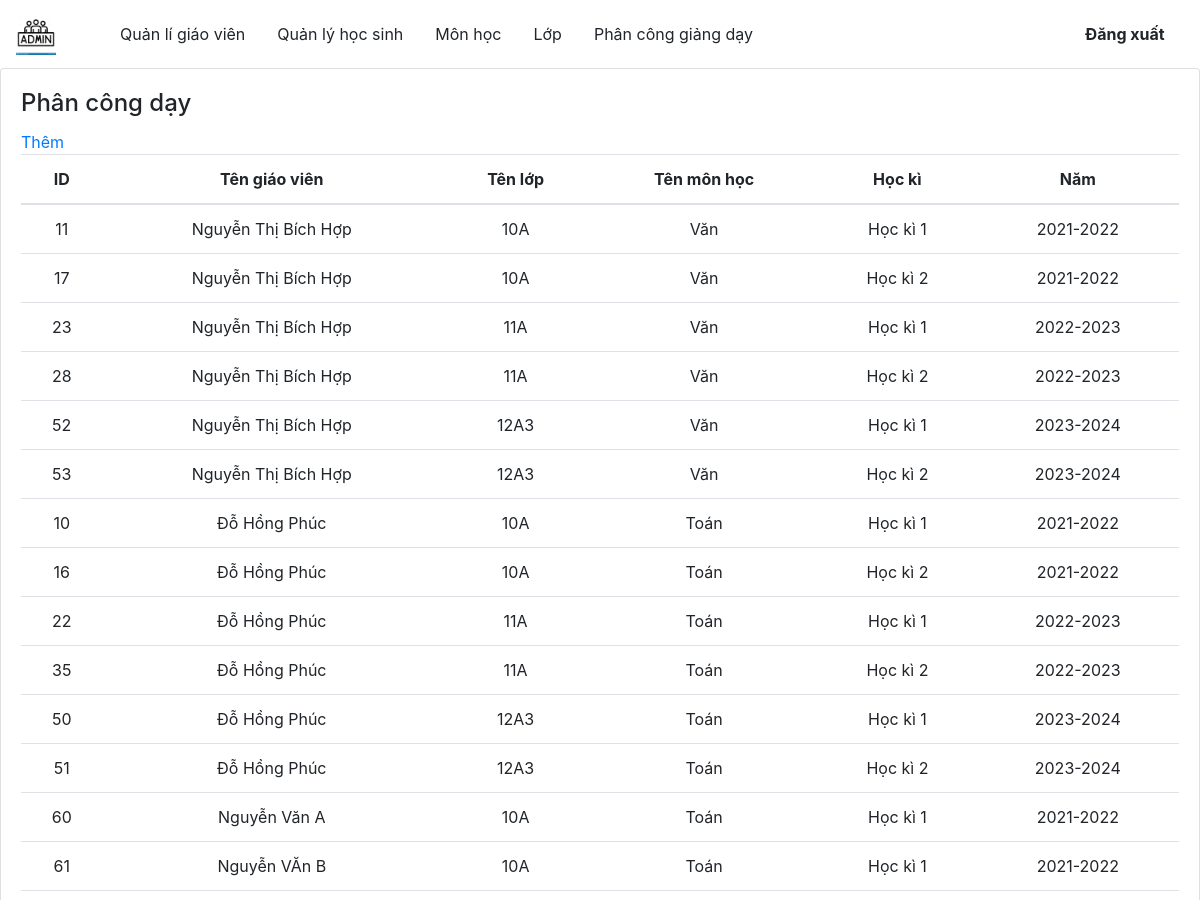
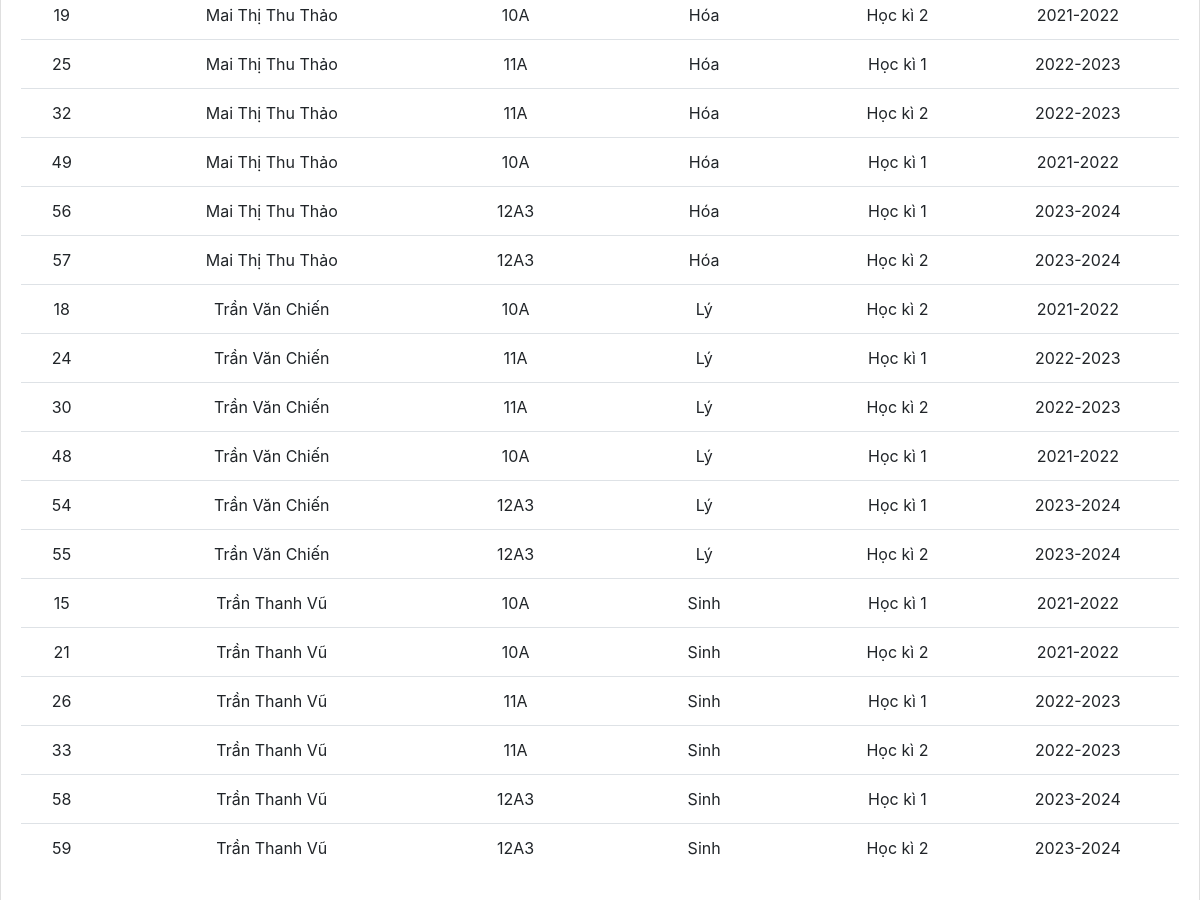
The page /admin/Phancong on the database its author committed (2 pictures, top to bottom).
### tables this page shows
CREATE TABLE `phancong` (
  `id_phancong` int(11) NOT NULL,
  `id_gv` int(11) NOT NULL,
  `id_monhoc` int(11) DEFAULT NULL,
  `id_lop` int(11) NOT NULL,
  `id_hocki` int(11) DEFAULT NULL
);

CREATE TABLE `giaovien` (
  `id_giaovien` int(11) NOT NULL,
  `msgv` varchar(11) NOT NULL,
  `tengv` varchar(30) DEFAULT NULL,
  `namsinh` date NOT NULL,
  `gioitinh` varchar(30) NOT NULL,
  `diachi` varchar(30) NOT NULL,
  `id_monhoc` int(11) DEFAULT NULL
);

CREATE TABLE `lop` (
  `id_lop` int(11) NOT NULL,
  `malop` varchar(11) NOT NULL,
  `tenlop` varchar(30) DEFAULT NULL,
  `siso` int(11) DEFAULT NULL,
  `id_msgv` int(11) DEFAULT NULL,
  `id_nam` int(11) DEFAULT NULL
);

CREATE TABLE `monhoc` (
  `id_monhoc` int(11) NOT NULL,
  `mamh` varchar(11) NOT NULL,
  `tenmh` varchar(30) DEFAULT NULL,
  `sotiet` int(11) DEFAULT NULL
);

CREATE TABLE `hocki` (
  `id_hocki` int(11) NOT NULL,
  `mshk` varchar(11) NOT NULL,
  `id_nam` int(11) DEFAULT NULL,
  `tenhk` varchar(11) NOT NULL,
  `batdau` date NOT NULL,
  `ketthuc` date NOT NULL
);

CREATE TABLE `nam` (
  `id_nam` int(11) NOT NULL,
  `nam` varchar(20) NOT NULL
);

### admin/Controllers/Phancong.php (called while the page is built, shortened)
<?php
        require_once'./Models/Phancong.php';
        class Phancong{
            function index(){
                $phancong =  new PhancongModel();
                $r = $phancong->getPhancong();
                require_once'./Views/Phancong.php';
            }
        }
?>

### admin/index.php (called while the page is built, shortened)
<?php
    $app =new App();
?>

### admin/Models/Connect.php (called while the page is built)
<?php
    class Connect{
        var $db=null;
        public function __construct(){
            $dsn='mysql:host=localhost;dbname=hocba';
            $user='root';
            $pass= "";
            try {
                $this->db=new PDO($dsn,$user,$pass,array(PDO::MYSQL_ATTR_INIT_COMMAND=>"SET NAMES utf8"));
            } catch (PDOException $e) {
                echo $e->getMessage();
                exit();
            }
        }
        function exutedQuery($sql){
            try{
                $results=$this->db->prepare($sql);
                return $results;
            }
            catch (PDOException $e) {
                echo $e->getMessage();
                 echo "Ko thành công";
                exit();
            }
        }
    }
?>

### admin/Models/Phancong.php (called while the page is built, shortened)
<?php
    require_once'Connect.php';
    class PhancongModel{
        function getPhancong(){
            $db= new Connect();
            $sql = 'select phancong.id_phancong,giaovien.tengv,lop.tenlop,monhoc.tenmh,hocki.tenhk,nam
            from phancong , giaovien,lop,monhoc,hocki,nam
            where phancong.id_hocki =hocki.id_hocki and giaovien.id_monhoc=monhoc.id_monhoc AND 								phancong.id_gv=giaovien.id_giaovien and 																phancong.id_lop=lop.id_lop and lop.id_nam=nam.id_nam
           ' ;
            $results= $db->exutedQuery($sql);
            $results->execute();
            return $results;
        }
    }
?>

### admin/Views/Phancong.php (the view)
<!DOCTYPE html>
<html lang="en">
    <?php include_once'link.php'; ?>
<body>
<div class="container-scroller">
            <?php  include'menu.php'; ?>
            <div class="main-panel">
                <div class="row ">
                     <div class="col-lg-12 grid-margin stretch-card">
                        <div class="card">
                            <div class="card-body">
                            <h4 class="card-title">Phân công dạy</h4>
                            <a href="Phancong/add"class="card-description">Thêm</a>
                            <table class="table">
                            <thead>
                                    <tr class="text-center">
                                        <th  style="font-weight: bold;"> ID  </th>
                                        <th  style="font-weight: bold;"> Tên giáo viên </th>
                                        <th style="font-weight: bold;"> Tên lớp </th>
                                        <th  style="font-weight: bold;"> Tên môn học </th>
                                        <th  style="font-weight: bold;"> Học kì </th>
                                        <th  style="font-weight: bold;"> Năm </th>
                                    </tr>
                            </thead>
                            <tbody>
                                <?php
                                while($row = $r->fetch()):
                                ?>
                                 <tr class="text-center">
                                     <td> <?php echo $row['id_phancong'] ;?> </td>
                                        <td> <?php echo $row['tengv'] ;?> </td>
                                        <td>  <?php echo $row['tenlop'] ;?> </td>
                                        <td> <?php echo $row['tenmh'] ;?></td>
                                        <td> <?php echo $row['tenhk'] ;?></td>
                                        <td> <?php echo $row['nam'] ;?></td>
                                    </tr>
                                    <?php
                                    endwhile;
                                    ?>
                            </tbody>
                            </table>
                            </div>
                        </div>
                     </div>
                </div>
            </div>
        </div>
</body>
</html>

### rows shown on the page
phancong: id_phancong "11", id_gv.tengv "Nguyễn Thị Bích Hợp", id_lop.tenlop "10A", id_monhoc.tenmh "Văn", id_hocki.tenhk "Học kì 1", nam.nam "2021-2022"
phancong: id_phancong "17", id_gv.tengv "Nguyễn Thị Bích Hợp", id_lop.tenlop "10A", id_monhoc.tenmh "Văn", id_hocki.tenhk "Học kì 2", nam.nam "2021-2022"
phancong: id_phancong "23", id_gv.tengv "Nguyễn Thị Bích Hợp", id_lop.tenlop "11A", id_monhoc.tenmh "Văn", id_hocki.tenhk "Học kì 1", nam.nam "2022-2023"
phancong: id_phancong "28", id_gv.tengv "Nguyễn Thị Bích Hợp", id_lop.tenlop "11A", id_monhoc.tenmh "Văn", id_hocki.tenhk "Học kì 2", nam.nam "2022-2023"
phancong: id_phancong "52", id_gv.tengv "Nguyễn Thị Bích Hợp", id_lop.tenlop "12A3", id_monhoc.tenmh "Văn", id_hocki.tenhk "Học kì 1", nam.nam "2023-2024"
phancong: id_phancong "53", id_gv.tengv "Nguyễn Thị Bích Hợp", id_lop.tenlop "12A3", id_monhoc.tenmh "Văn", id_hocki.tenhk "Học kì 2", nam.nam "2023-2024"
phancong: id_phancong "10", id_gv.tengv "Đỗ Hồng Phúc", id_lop.tenlop "10A", id_monhoc.tenmh "Toán", id_hocki.tenhk "Học kì 1", nam.nam "2021-2022"
phancong: id_phancong "16", id_gv.tengv "Đỗ Hồng Phúc", id_lop.tenlop "10A", id_monhoc.tenmh "Toán", id_hocki.tenhk "Học kì 2", nam.nam "2021-2022"
phancong: id_phancong "22", id_gv.tengv "Đỗ Hồng Phúc", id_lop.tenlop "11A", id_monhoc.tenmh "Toán", id_hocki.tenhk "Học kì 1", nam.nam "2022-2023"
phancong: id_phancong "35", id_gv.tengv "Đỗ Hồng Phúc", id_lop.tenlop "11A", id_monhoc.tenmh "Toán", id_hocki.tenhk "Học kì 2", nam.nam "2022-2023"
phancong: id_phancong "50", id_gv.tengv "Đỗ Hồng Phúc", id_lop.tenlop "12A3", id_monhoc.tenmh "Toán", id_hocki.tenhk "Học kì 1", nam.nam "2023-2024"
phancong: id_phancong "51", id_gv.tengv "Đỗ Hồng Phúc", id_lop.tenlop "12A3", id_monhoc.tenmh "Toán", id_hocki.tenhk "Học kì 2", nam.nam "2023-2024"
phancong: id_phancong "60", id_gv.tengv "Nguyễn Văn A", id_lop.tenlop "10A", id_monhoc.tenmh "Toán", id_hocki.tenhk "Học kì 1", nam.nam "2021-2022"
phancong: id_phancong "61", id_gv.tengv "Nguyễn VĂn B", id_lop.tenlop "10A", id_monhoc.tenmh "Toán", id_hocki.tenhk "Học kì 1", nam.nam "2021-2022"
phancong: id_phancong "19", id_gv.tengv "Mai Thị Thu Thảo", id_lop.tenlop "10A", id_monhoc.tenmh "Hóa", id_hocki.tenhk "Học kì 2", nam.nam "2021-2022"
phancong: id_phancong "25", id_gv.tengv "Mai Thị Thu Thảo", id_lop.tenlop "11A", id_monhoc.tenmh "Hóa", id_hocki.tenhk "Học kì 1", nam.nam "2022-2023"
phancong: id_phancong "32", id_gv.tengv "Mai Thị Thu Thảo", id_lop.tenlop "11A", id_monhoc.tenmh "Hóa", id_hocki.tenhk "Học kì 2", nam.nam "2022-2023"
phancong: id_phancong "49", id_gv.tengv "Mai Thị Thu Thảo", id_lop.tenlop "10A", id_monhoc.tenmh "Hóa", id_hocki.tenhk "Học kì 1", nam.nam "2021-2022"
phancong: id_phancong "56", id_gv.tengv "Mai Thị Thu Thảo", id_lop.tenlop "12A3", id_monhoc.tenmh "Hóa", id_hocki.tenhk "Học kì 1", nam.nam "2023-2024"
phancong: id_phancong "57", id_gv.tengv "Mai Thị Thu Thảo", id_lop.tenlop "12A3", id_monhoc.tenmh "Hóa", id_hocki.tenhk "Học kì 2", nam.nam "2023-2024"
phancong: id_phancong "18", id_gv.tengv "Trần Văn Chiến", id_lop.tenlop "10A", id_monhoc.tenmh "Lý", id_hocki.tenhk "Học kì 2", nam.nam "2021-2022"
phancong: id_phancong "24", id_gv.tengv "Trần Văn Chiến", id_lop.tenlop "11A", id_monhoc.tenmh "Lý", id_hocki.tenhk "Học kì 1", nam.nam "2022-2023"
phancong: id_phancong "30", id_gv.tengv "Trần Văn Chiến", id_lop.tenlop "11A", id_monhoc.tenmh "Lý", id_hocki.tenhk "Học kì 2", nam.nam "2022-2023"
phancong: id_phancong "48", id_gv.tengv "Trần Văn Chiến", id_lop.tenlop "10A", id_monhoc.tenmh "Lý", id_hocki.tenhk "Học kì 1", nam.nam "2021-2022"
phancong: id_phancong "54", id_gv.tengv "Trần Văn Chiến", id_lop.tenlop "12A3", id_monhoc.tenmh "Lý", id_hocki.tenhk "Học kì 1", nam.nam "2023-2024"
phancong: id_phancong "55", id_gv.tengv "Trần Văn Chiến", id_lop.tenlop "12A3", id_monhoc.tenmh "Lý", id_hocki.tenhk "Học kì 2", nam.nam "2023-2024"
phancong: id_phancong "15", id_gv.tengv "Trần Thanh Vũ", id_lop.tenlop "10A", id_monhoc.tenmh "Sinh", id_hocki.tenhk "Học kì 1", nam.nam "2021-2022"
phancong: id_phancong "21", id_gv.tengv "Trần Thanh Vũ", id_lop.tenlop "10A", id_monhoc.tenmh "Sinh", id_hocki.tenhk "Học kì 2", nam.nam "2021-2022"
phancong: id_phancong "26", id_gv.tengv "Trần Thanh Vũ", id_lop.tenlop "11A", id_monhoc.tenmh "Sinh", id_hocki.tenhk "Học kì 1", nam.nam "2022-2023"
phancong: id_phancong "33", id_gv.tengv "Trần Thanh Vũ", id_lop.tenlop "11A", id_monhoc.tenmh "Sinh", id_hocki.tenhk "Học kì 2", nam.nam "2022-2023"
phancong: id_phancong "58", id_gv.tengv "Trần Thanh Vũ", id_lop.tenlop "12A3", id_monhoc.tenmh "Sinh", id_hocki.tenhk "Học kì 1", nam.nam "2023-2024"
phancong: id_phancong "59", id_gv.tengv "Trần Thanh Vũ", id_lop.tenlop "12A3", id_monhoc.tenmh "Sinh", id_hocki.tenhk "Học kì 2", nam.nam "2023-2024"
